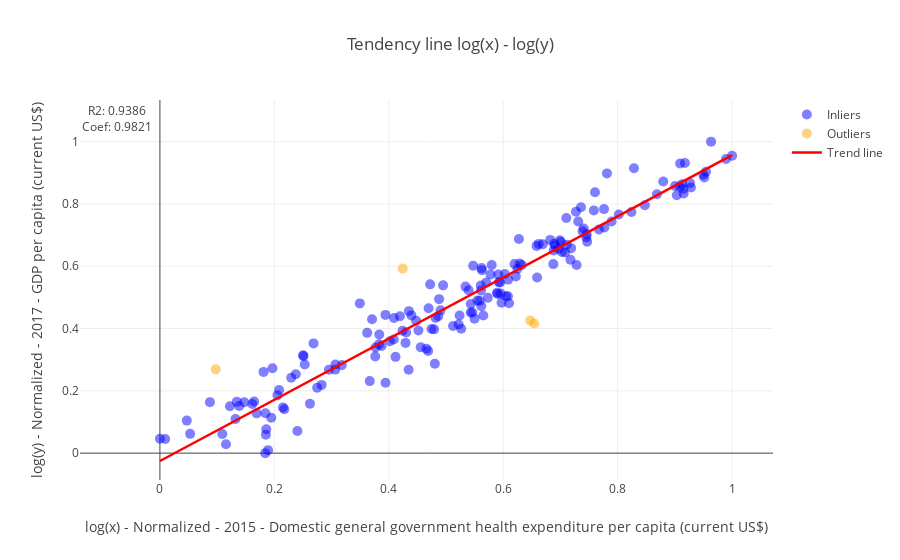

Here is the notebook cell this chart was saved with:
### Code cell
scatter(data, ['Domestic general government health expenditure per capita (current US$)',
               'GDP per capita (current US$)'], [2015, 2017])

### Figure 1 — Plotly figure (JSON) as saved in the notebook; plotly's stock layout.template omitted (floating-point values rounded to 4 significant figures; data arrays with more than 128 entries replaced by an {"elided": "..."} marker saying what was removed)
{"data": [{"marker": {"color": "blue", "opacity": 0.5, "size": 10}, "mode": "markers", "name": "Inliers", "text": {"elided": "175 str values"}, "type": "scatter", "uid": "d4da937c-9d66-4a06-a3c7-f3a3fbc584db", "x": {"elided": "175 float values"}, "y": {"elided": "175 float values"}}, {"marker": {"color": "orange", "opacity": 0.5, "size": 10}, "mode": "markers", "name": "Outliers", "text": ["Bangladesh", "Equatorial Guinea", "Marshall Islands", "Tuvalu"], "type": "scatter", "uid": "82582d2a-618c-4659-bd95-4e8079da1541", "x": [0.09758, 0.4244, 0.6471, 0.6541], "y": [0.2689, 0.5924, 0.4256, 0.416]}, {"line": {"color": "red", "width": 2.5}, "mode": "lines", "name": "Trend line", "type": "scatter", "uid": "ac88454e-0b2c-4f01-afce-ec62e12ecb5f", "x": [0, 1.0], "y": [-0.02523, 0.9569]}], "layout": {"annotations": [{"showarrow": false, "text": "R2: 0.9386", "x": -0.075, "y": 1.1}, {"showarrow": false, "text": "Coef: 0.9821", "x": -0.075, "y": 1.05}], "title": "Tendency line log(x) - log(y)", "xaxis": {"title": "log(x) - Normalized - 2015 - Domestic general government health expenditure per capita (current US$)"}, "yaxis": {"title": "log(y) - Normalized - 2017 - GDP per capita (current US$)"}}}
